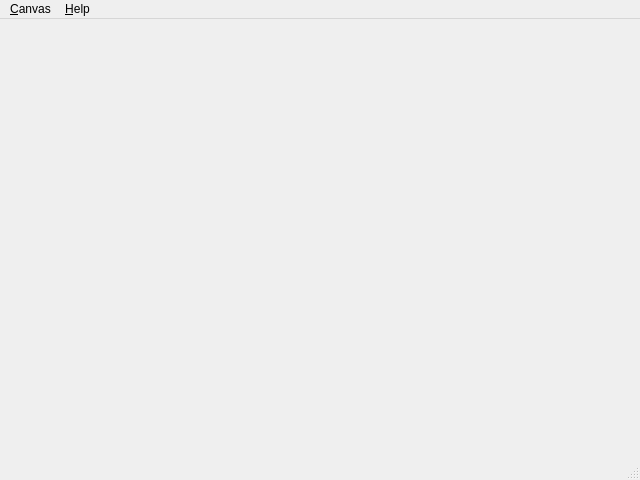
<?xml version="1.0" encoding="UTF-8"?>
<ui version="4.0">
 <class>MainWindow</class>
 <widget class="QMainWindow" name="MainWindow">
  <property name="geometry">
   <rect>
    <x>0</x>
    <y>0</y>
    <width>640</width>
    <height>480</height>
   </rect>
  </property>
  <widget class="QOsgViewer" name="centralWidget">
   <property name="mouseTracking">
    <bool>true</bool>
   </property>
   <property name="acceptDrops">
    <bool>true</bool>
   </property>
   <layout class="QHBoxLayout" name="horizontalLayout">
    <property name="spacing">
     <number>0</number>
    </property>
    <property name="margin">
     <number>1</number>
    </property>
   </layout>
  </widget>
  <widget class="QMenuBar" name="menuBar">
   <property name="geometry">
    <rect>
     <x>0</x>
     <y>0</y>
     <width>640</width>
     <height>21</height>
    </rect>
   </property>
   <property name="nativeMenuBar">
    <bool>true</bool>
   </property>
   <widget class="QMenu" name="canvasMenu">
    <property name="title">
     <string>&amp;Canvas</string>
    </property>
    <addaction name="cubeMappedHimmelAction"/>
    <addaction name="sphereMappedHimmelAction"/>
    <addaction name="proceduralHimmelAction"/>
    <addaction name="separator"/>
    <addaction name="insert3DObjectFromFileAction"/>
    <addaction name="separator"/>
    <addaction name="quitAction"/>
   </widget>
   <widget class="QMenu" name="helpMenu">
    <property name="title">
     <string>&amp;Help</string>
    </property>
    <addaction name="aboutAction"/>
   </widget>
   <addaction name="canvasMenu"/>
   <addaction name="helpMenu"/>
  </widget>
  <widget class="QStatusBar" name="statusBar"/>
  <action name="openAction">
   <property name="text">
    <string>&amp;Import...</string>
   </property>
   <property name="shortcut">
    <string>Ctrl+O</string>
   </property>
  </action>
  <action name="paintAction">
   <property name="checkable">
    <bool>true</bool>
   </property>
   <property name="text">
    <string>&amp;Paint</string>
   </property>
   <property name="shortcut">
    <string>B</string>
   </property>
  </action>
  <action name="panAction">
   <property name="checkable">
    <bool>true</bool>
   </property>
   <property name="text">
    <string>P&amp;an</string>
   </property>
   <property name="shortcut">
    <string>H</string>
   </property>
  </action>
  <action name="zoomInAction">
   <property name="checkable">
    <bool>true</bool>
   </property>
   <property name="text">
    <string>Zoom &amp;In</string>
   </property>
   <property name="shortcut">
    <string>Z</string>
   </property>
  </action>
  <action name="zoomOutAction">
   <property name="checkable">
    <bool>true</bool>
   </property>
   <property name="text">
    <string>Zoom &amp;Out</string>
   </property>
   <property name="shortcut">
    <string>Shift+Z</string>
   </property>
  </action>
  <action name="actualPixelsAction">
   <property name="text">
    <string>&amp;Actual Pixels</string>
   </property>
   <property name="shortcut">
    <string>Ctrl+0</string>
   </property>
  </action>
  <action name="aboutAction">
   <property name="text">
    <string>&amp;About...</string>
   </property>
  </action>
  <action name="preferencesAction">
   <property name="text">
    <string>&amp;Preferences...</string>
   </property>
  </action>
  <action name="quitAction">
   <property name="text">
    <string>&amp;Quit</string>
   </property>
   <property name="shortcut">
    <string>Ctrl+Q</string>
   </property>
  </action>
  <action name="actionAf">
   <property name="text">
    <string>af</string>
   </property>
  </action>
  <action name="loadLayoutAction">
   <property name="text">
    <string>&amp;Load Layout...</string>
   </property>
  </action>
  <action name="saveCurrentLayoutAction">
   <property name="text">
    <string>&amp;Save Current Layout</string>
   </property>
  </action>
  <action name="saveCurrentLayoutAsAction">
   <property name="text">
    <string>Save Current Layout &amp;As...</string>
   </property>
  </action>
  <action name="closeAction">
   <property name="enabled">
    <bool>false</bool>
   </property>
   <property name="text">
    <string>&amp;Close</string>
   </property>
   <property name="shortcut">
    <string>Ctrl+W</string>
   </property>
  </action>
  <action name="exportAction">
   <property name="text">
    <string>&amp;Export...</string>
   </property>
   <property name="shortcut">
    <string>Ctrl+S</string>
   </property>
  </action>
  <action name="saveAction">
   <property name="text">
    <string>&amp;Save</string>
   </property>
   <property name="shortcut">
    <string>Ctrl+S</string>
   </property>
  </action>
  <action name="eraseAction">
   <property name="checkable">
    <bool>true</bool>
   </property>
   <property name="enabled">
    <bool>false</bool>
   </property>
   <property name="text">
    <string>&amp;Erase</string>
   </property>
   <property name="shortcut">
    <string>E</string>
   </property>
  </action>
  <action name="originalViewAction">
   <property name="checkable">
    <bool>true</bool>
   </property>
   <property name="text">
    <string>Show &amp;Original</string>
   </property>
   <property name="shortcut">
    <string>O</string>
   </property>
  </action>
  <action name="resultViewAction">
   <property name="checkable">
    <bool>true</bool>
   </property>
   <property name="checked">
    <bool>true</bool>
   </property>
   <property name="text">
    <string>Show &amp;Result || Debug</string>
   </property>
   <property name="shortcut">
    <string>R</string>
   </property>
  </action>
  <action name="inputViewAction">
   <property name="checkable">
    <bool>true</bool>
   </property>
   <property name="text">
    <string>Show &amp;Input Mask</string>
   </property>
   <property name="shortcut">
    <string>I</string>
   </property>
  </action>
  <action name="layerViewAction">
   <property name="checkable">
    <bool>true</bool>
   </property>
   <property name="enabled">
    <bool>false</bool>
   </property>
   <property name="text">
    <string>Show &amp;Supportive Layer</string>
   </property>
  </action>
  <action name="actionDf">
   <property name="text">
    <string>df</string>
   </property>
  </action>
  <action name="createNewBrushAction">
   <property name="text">
    <string>&amp;Create new Brush...</string>
   </property>
  </action>
  <action name="actionAsd">
   <property name="text">
    <string>asd</string>
   </property>
  </action>
  <action name="cubeMappedHimmelAction">
   <property name="checkable">
    <bool>true</bool>
   </property>
   <property name="text">
    <string>&amp;CubeMapped Himmel</string>
   </property>
   <property name="shortcut">
    <string>Ctrl+Shift+C</string>
   </property>
  </action>
  <action name="sphereMappedHimmelAction">
   <property name="checkable">
    <bool>true</bool>
   </property>
   <property name="text">
    <string>&amp;SphereMapped Himmel</string>
   </property>
   <property name="shortcut">
    <string>Ctrl+Shift+S</string>
   </property>
  </action>
  <action name="proceduralHimmelAction">
   <property name="checkable">
    <bool>true</bool>
   </property>
   <property name="enabled">
    <bool>false</bool>
   </property>
   <property name="text">
    <string>&amp;Procedural Himmel</string>
   </property>
   <property name="shortcut">
    <string>Ctrl+Shift+P</string>
   </property>
  </action>
  <action name="insert3DObjectFromFileAction">
   <property name="text">
    <string>&amp;Insert 3D-Object from File ...</string>
   </property>
   <property name="shortcut">
    <string>Ctrl+R</string>
   </property>
  </action>
 </widget>
 <layoutdefault spacing="6" margin="11"/>
 <customwidgets>
  <customwidget>
   <class>QOsgViewer</class>
   <extends>QWidget</extends>
   <header>gui/qosgviewer.h</header>
   <container>1</container>
  </customwidget>
 </customwidgets>
 <resources/>
 <connections/>
</ui>
